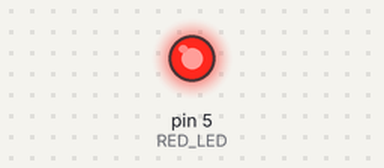
A sketch run on a simulated Arduino Uno, built with avr-gcc and run on an emulated ATmega328P. Shown: output pins drawn as LEDs (lit = HIGH).

Above: at 0.1 s.
Timing chart, 0 to 1.6 s (numbered marks = the images above):
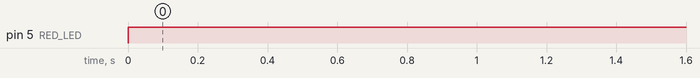

Measured:
- by itself, pin 5 (RED_LED): LOW → HIGH at 0.00 s

The sketch:

firstPost.ino
```cpp
const int RED_LED = 5;

void setup()
{
  pinMode(RED_LED, OUTPUT);
}

void loop()
{
  digitalWrite(RED_LED, HIGH);
}
```
